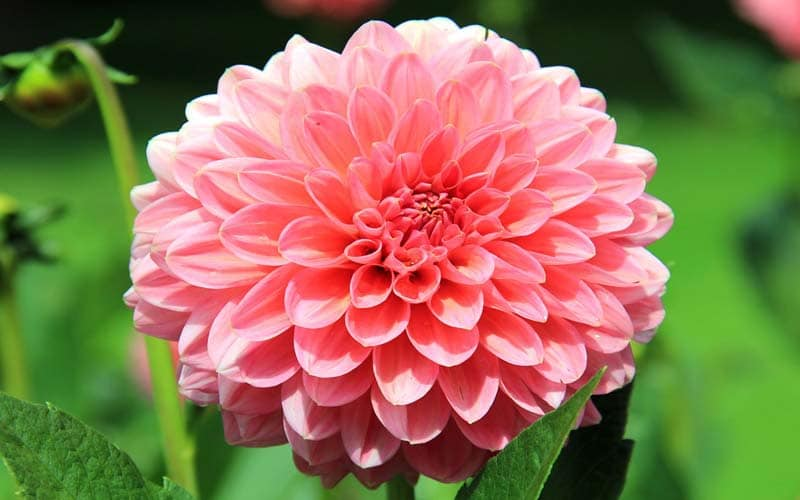
//> input picture code/flower.jpg, 800 x 500 px
$ ./readImage   (built with g++ and OpenCV 4)
//> lines starting //> are read from the running program, lines starting //| are printed output that depends on the picture
//code copied from https://help.ubuntu.com/community/OpenCV
//testing to see if OpenCV library functions
//Libraries were pasted as instructed to from OpenCV tutorial
#include<opencv2/highgui/highgui.hpp>
#include <opencv2/core/core_c.h>
#include "opencv2/core/core.hpp"
#include "opencv2/flann/miniflann.hpp"
#include "opencv2/imgproc/imgproc_c.h"
#include "opencv2/imgproc/imgproc.hpp"
#include "opencv2/video/video.hpp"
#include "opencv2/features2d/features2d.hpp"
#include "opencv2/objdetect/objdetect.hpp"
#include "opencv2/calib3d/calib3d.hpp"
#include "opencv2/ml/ml.hpp"
#include "opencv2/highgui/highgui_c.h"
#include "opencv2/highgui/highgui.hpp"
#include <vector>
using namespace cv;


class Image{
 public:
	Image(int w, int h, Mat image);
	Mat getCompressed();
	void displayFilter(Mat, int);
 private:
	Mat compressedImage = imread("flower.jpg", CV_LOAD_IMAGE_COLOR);
	int width;
	int height;
   std::vector<vector<vector<int> > > imageRGB;//(w, vector<vector<int> >(w, vector<int>(3))); // 3-d vector to store the rgb data
   std::vector<vector<vector<int> > > imageYBR;//(h, vector<vector<int> >(w, vector<int>(3))); // 3-d vector to store the luminance,Cb,Cr data

};


int main(){
	Mat image = imread("flower.jpg", CV_LOAD_IMAGE_COLOR); // reads in image into image object from the Matrix? class, not sure what CV_LO... is
//> image is the input picture: 500 rows x 800 cols, CV_8UC3; mean B, G, R 83.5, 115.4, 141.5
	Mat imageYCBCR; // this was code I found online to convert RGB to YcBcR, but i couldnt get CV_BGR2YCBCR to function
	cvtColor(image,imageYCBCR,CV_BGR2YCrCb); // converts image from BGR to ycbcr YCBCR
//> imageYCBCR: 500 rows x 800 cols, CV_8UC3; mean of channels 0, 1, 2 119.6, 143.6, 107.6
	Mat filter[3];
	split(imageYCBCR,filter);
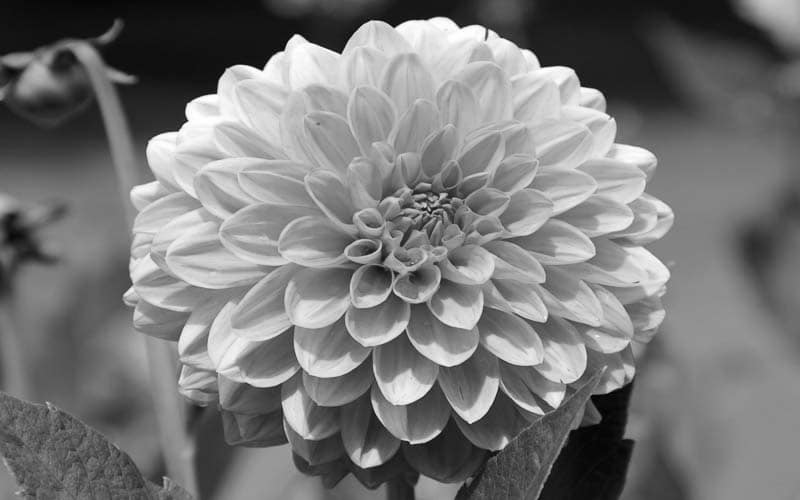
//> filter[0]: 500 rows x 800 cols, CV_8UC1; min 1, max 255, mean 119.6
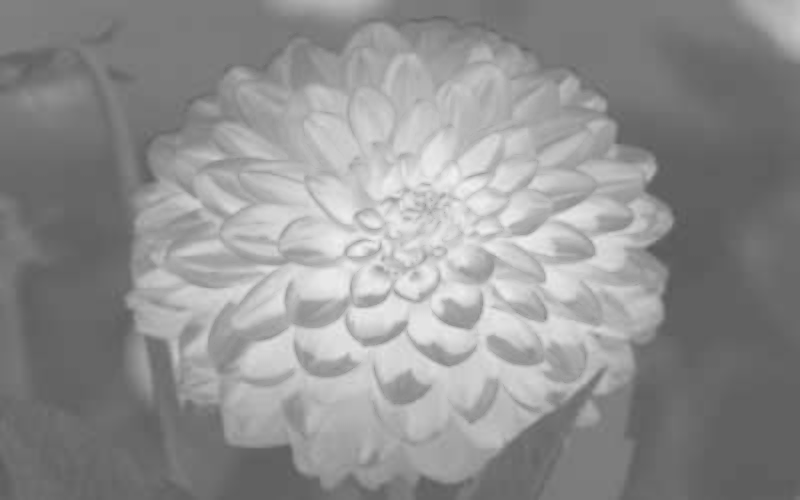
//> filter[1]: 500 rows x 800 cols, CV_8UC1; min 88, max 241, mean 143.6
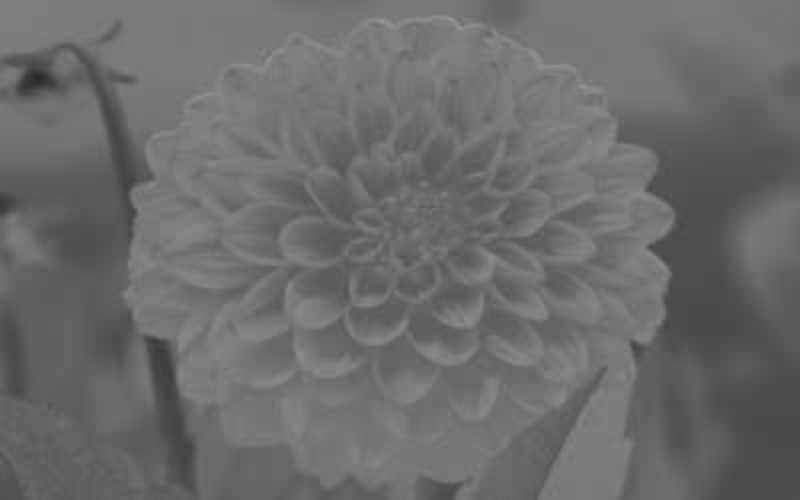
//> filter[2]: 500 rows x 800 cols, CV_8UC1; min 42, max 148, mean 107.6
	Mat y = filter[0];
	Mat cr = filter[1];
	Mat cb = filter[2];
   Image compressed(image.cols, image.rows, image);
	compressed.displayFilter(image, 0);  // this doesn't do what I want it to do
//	imshow("opencvtest", compressed.getCompressed()); // displays the image with title opencvtest
//	imshow("ycbr", y);
//	imshow("luminance", y);
	imshow("lumiance", y);
	imshow("RED:", cr);
	imshow("BLUE:", cb);
	imshow("FLOWER:", image);
	waitKey(0); // not sure what this does
	return 0;
}


void Image::displayFilter(Mat image, int filterIndex){
    for(int i = 0; i < image.rows; i++){
        for(int j = 0; j < image.cols; j++){
            image.at<Vec3b>(i, j)[2] = imageYBR[i][j][filterIndex];
            image.at<Vec3b>(i, j)[1] = imageYBR[i][j][filterIndex];
            image.at<Vec3b>(i, j)[0] = imageYBR[i][j][filterIndex];
        }
    }
    imshow("Filtered Image:", image);
}


Image::Image(int w, int h, Mat image){
//> called with w = 800, h = 500
    width = w;
    height = h;
    int temp, r, g, b;
//populate imageRGB matrix with rgb values of the image, now that i think about it, this is unnessesary since OpenCV already has the values stored which we can acces    s at any time, I leave it for now just in case this is more intuitive
    std::vector<vector<int> > tempVectorRGB;
    std::vector<int> innerTempVectorRGB;
    std::vector<vector<int> > tempVectorYBR;
    std::vector<int> innerTempVectorYBR; // should we use ints or double for this?????????????????????????????
    for(int i = 0; i < height; i++){
        for(int j = 0; j < width; j++){
            r = image.at<Vec3b>(i, j)[2];
            g = image.at<Vec3b>(i, j)[1];
            b = image.at<Vec3b>(i, j)[0];

            innerTempVectorRGB.push_back(r);
            innerTempVectorRGB.push_back(g);
            innerTempVectorRGB.push_back(b);
            tempVectorRGB.push_back(innerTempVectorRGB);
            innerTempVectorRGB.clear();
            innerTempVectorYBR.push_back(r*.299 + g*.587 + b*.114);
            innerTempVectorYBR.push_back(r*-.16874 + g*-.33126 + b*.5);
            innerTempVectorYBR.push_back(r*.5 + g*-.41869 + b*-.08131);
            tempVectorYBR.push_back(innerTempVectorYBR);
            innerTempVectorYBR.clear();
        }
        imageRGB.push_back(tempVectorRGB);
        tempVectorRGB.clear();
        imageYBR.push_back(tempVectorYBR);
        tempVectorYBR.clear();
    }
//> this loop made 500 passes
//> (r, g, b) on passes 1 to 3: (250, 134, 147), (250, 134, 147), (251, 133, 147)
//> after the loop, r = 121; g = 168; b = 54; imageRGB = 500 items; imageYBR = 500 items
}


Mat Image::getCompressed(){
	return compressedImage;
}
